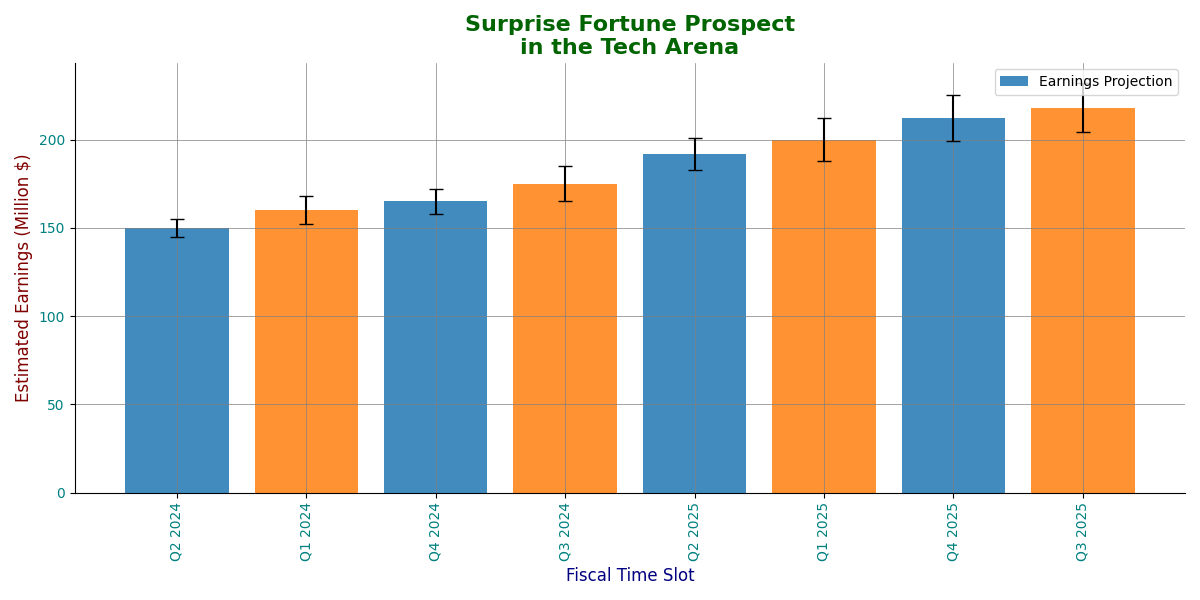

Generate this figure with Python:
import matplotlib.pyplot as plt
import numpy as np

quarters = np.array([
    'Q4 2024', 'Q3 2025', 'Q1 2025', 'Q2 2025',
    'Q3 2024', 'Q2 2024', 'Q1 2024', 'Q4 2025'
])

projected_revenues = np.array([165, 218, 200, 192, 175, 150, 160, 212])
errors = np.array([7, 14, 12, 9, 10, 5, 8, 13])

sorted_indices = np.argsort(projected_revenues)
quarters = quarters[sorted_indices]
projected_revenues = projected_revenues[sorted_indices]
errors = errors[sorted_indices]

plt.figure(figsize=(12, 6))
plt.bar(
    quarters, projected_revenues, yerr=errors, capsize=5,
    color=['#1f77b4', '#ff7f0e'], ecolor='black', alpha=0.85
)
plt.title('Surprise Fortune Prospect\nin the Tech Arena', fontsize=16, color='darkgreen', fontweight='bold')
plt.xlabel('Fiscal Time Slot', fontsize=12, color='navy')
plt.ylabel('Estimated Earnings (Million $)', fontsize=12, color='maroon')
plt.xticks(rotation=90, fontsize=10, color='teal')
plt.yticks(fontsize=10, color='teal')
plt.grid(True, linestyle='-', linewidth=0.5, color='grey')
plt.gca().spines['top'].set_visible(False)
plt.gca().spines['right'].set_visible(False)
plt.tight_layout()
plt.legend(['Earnings Projection'], loc='upper right')
plt.show()
